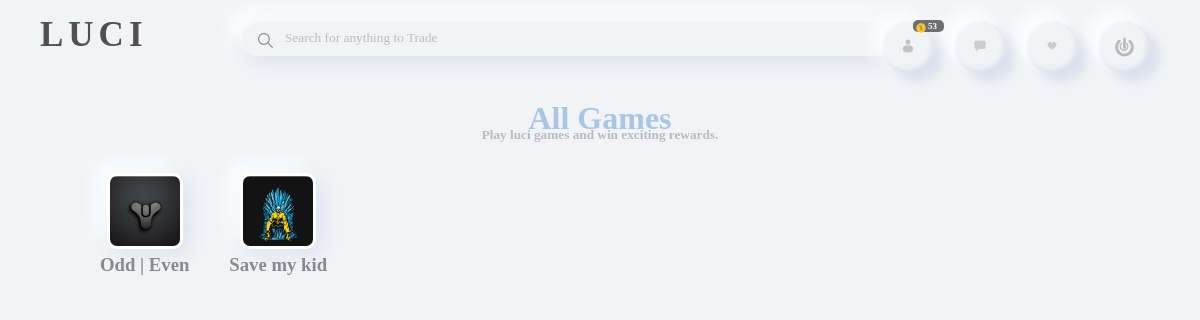
Screenshot of /allgames/ (signed in) with the database file from the repository.
### obsapp/models.py (models this page shows)
class Games(models.Model):
    game_category = (
        ("action","action"),
        ("puzzle","puzzle"),
        ("fun games","fun games"),
    )
    gamename = models.CharField(max_length=200)
    category = models.CharField(max_length=50, choices=game_category,default='puzzle')
    aboutgame = models.CharField(max_length=2000)
    gameiconimg = models.ImageField()
    gamewallpaperimg = models.ImageField()
    kingofgame = models.CharField(max_length=100, default='Still Waiting')
    totalplays = models.IntegerField(default=0)
    htmlname = models.CharField(default='', max_length=100)
    highestscore = models.IntegerField(default=0)

### obsapp/views.py (the view)
# urls.py: path('allgames/', views.allgames, name='allgames'),
def allgames(request):
    gamesobj = Games.objects.all()
    return render(request, 'games.html', {'games':gamesobj})

### templates/games.html
{% extends 'UserMaster.html' %}
{% block main_block %}
    {% load static %}
    <h1 style="color: #A9C7E5;font-family: Poppins;width: 100%;text-align: center;">All Games</h1>
    <h5 style="color: rgba(0,0,0,0.23);font-family: 'Poppins Light';width: 100%;text-align: center;transform: translateY(-10px);">Play luci games and win exciting rewards.</h5>
    <div class="all-games-main-container">
    {% for ga in games %}
        <a href="{% url 'detailsgame' ga.id %}">
            <div class="game-boxs">
                <div class="game-img-box">
                    <img src="{{ ga.gameiconimg.url }}">
                </div>
                <h3>{{ ga.gamename }}</h3>
            </div>
        </a>
    {% endfor %}
    </div>
{% endblock %}

### static/css/usercss.css (style rules this page uses)
* { margin: 0px; padding: 0px; font-family: Roboto, sans-serif; outline: none; text-decoration: none; }
body { width: 100%; height: 100vh; background: #f1f3f6; }
.all-games-main-container { width: 90%; position: relative; margin: 0 auto; padding: 10px; box-sizing: border-box; display: flex; flex-wrap: wrap; }
.game-boxs { padding: 10px; position: relative; display: flex; justify-content: center; align-items: center; flex-direction: column; margin-left: 20px; margin-bottom: 20px; }
.game-img-box { position: relative; width: 70px; height: 70px; border: 3px solid #fff; border-radius: 10px; overflow: hidden; box-shadow: 5px 5px 20px rgba(55,84,170,0.11),-10px -10px 20px #ffffff, 2px 2px 2px rgba(255,255,255,0.5) inset; }
.game-img-box img { width: 100%; transform-origin: center; transform: scale(2) translateY(10px); }
.game-boxs h3 { font-family: "Poppins Medium"; color: rgba(0,0,0,0.43); padding-top: 5px; }
.com-title-box h1,h5 { font-family: "Product Sans"; color: rgba(163,163,163,1); }

### rows the page displays
Games: gameiconimg (picture), gamename "Odd | Even"
Games: gameiconimg (picture), gamename "Save my kid"

### other values shown
{{ mucoin }} "53"
